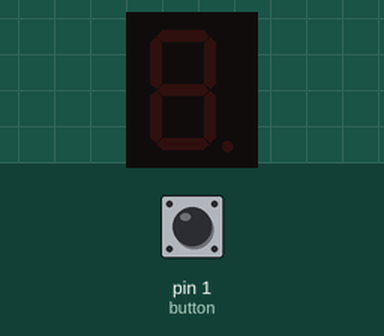
A sketch run on a simulated Arduino Uno, built with avr-gcc and run on an emulated ATmega328P. Parts: 1-digit seven-segment display. Wiring (inferred from the names in the program): 1-digit 7-segment display, segments lit when HIGH: segments pin 2, pin 3, pin 4, pin 5, pin 6, pin 7, pin 8, pin 9. The test bench sets the inputs (shaded band); at power-on: pin 1 (button) LOW. The segment pins are drawn as the display they are named for.

Above: at 1.2 s.
1.3 s: pin 1 (button) pulled HIGH for 3.2 s
At 4.9 s:
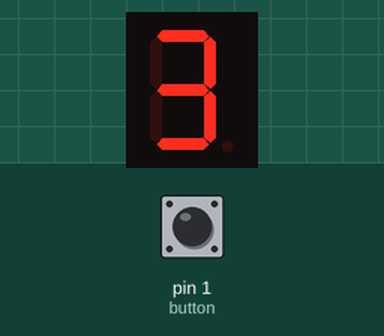
6.0 s: pin 1 (button) pulled HIGH for 0.15 s
At 7.2 s:
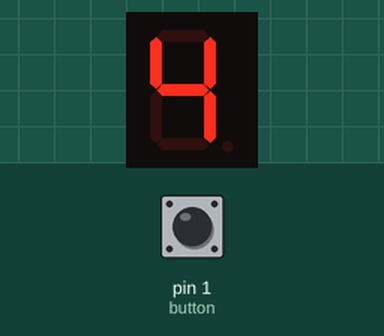
7.6 s: pin 1 (button) pulled HIGH for 1 s
At 8.6 s:
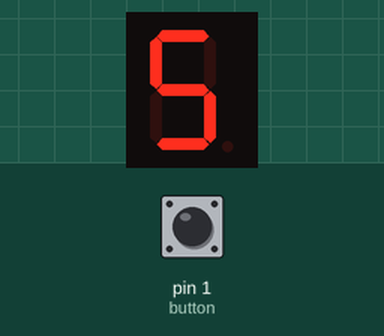
10.1 s: pin 1 (button) pulled HIGH for 0.15 s
At 10.5 s:
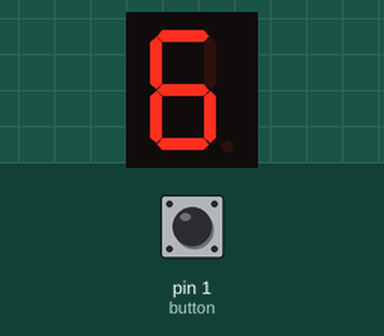
11.7 s: pin 1 (button) pulled HIGH for 0.15 s
At 12.9 s:
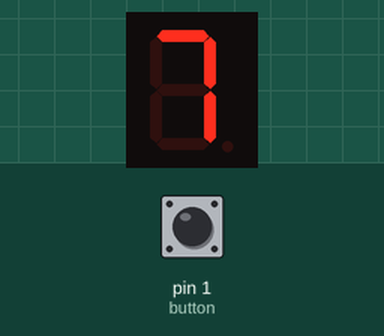
13.3 s: pin 1 (button) pulled HIGH for 1 s
At 14.2 s:
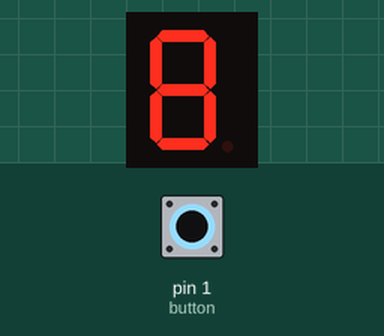
Timing chart, 0 to 16.3 s (numbered marks = the images above; inputs shaded):
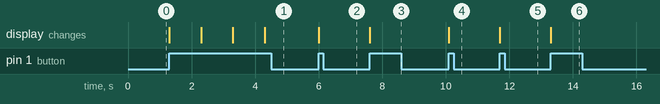

The sketch:

segment_cnt.ino
```cpp
int button = 1; // button핀
int segmentLEDsNum[] = {2,3,4,5,6,7,8,9}; // 세그먼트핀
int digitLEDs[10][8] = {
  {1, 1, 1, 1, 1, 1, 0, 0}, //0
  {0, 1, 1, 0, 0, 0, 0, 0}, //1
  {1, 1, 0, 1, 1, 0, 1, 0}, //2
  {1, 1, 1, 1, 0, 0, 1, 0}, //3
  {0, 1, 1, 0, 0, 1, 1, 0}, //4
  {1, 0, 1, 1, 0, 1, 1, 0}, //5
  {1, 0, 1, 1, 1, 1, 1, 0}, //6
  {1, 1, 1, 0, 0, 0, 0, 0}, //7
  {1, 1, 1, 1, 1, 1, 1, 0}, //8
  {1, 1, 1, 1, 0, 1, 1, 0}, //9
};
int segNum = 8; // 세그먼트 핀 숫자개수
int buttonState = 0; // 버튼입력상태
int cnt = 0; // 카운트

void setup() {
  for(int i = 0; i < segNum; i++){
    pinMode(segmentLEDsNum[i], OUTPUT);
  }
  pinMode(button, INPUT);
}

void loop() {
  buttonState = digitalRead(button);

  if(buttonState == HIGH){
    for(int i = 0; i < segNum; i++){
      digitalWrite(segmentLEDsNum[i], digitLEDs[cnt][i]);
    }
    delay(1000);
    cnt++;
  }
  if(cnt == 10){
    cnt = 0;
  }
}
```

Measured:
- after the input at 1.3 s, the display: first changes at once (image 1 shows a later state)
- after the input at 6.0 s, the display: changes at once (image 2)
- after the input at 7.6 s, the display: changes at once (image 3)
- after the input at 10.1 s, the display: changes at once (image 4)
- after the input at 11.7 s, the display: changes at once (image 5)
- after the input at 13.3 s, the display: changes at once (image 6)
